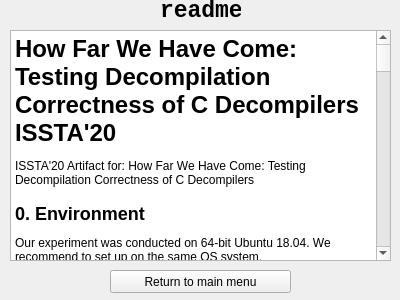
<?xml version="1.0" encoding="UTF-8"?>
<ui version="4.0">
 <class>DecFuzzer</class>
 <widget class="QWidget" name="DecFuzzer">
  <property name="geometry">
   <rect>
    <x>0</x>
    <y>0</y>
    <width>400</width>
    <height>300</height>
   </rect>
  </property>
  <property name="windowTitle">
   <string>Form</string>
  </property>
  <widget class="QLabel" name="label">
   <property name="geometry">
    <rect>
     <x>160</x>
     <y>0</y>
     <width>81</width>
     <height>21</height>
    </rect>
   </property>
   <property name="font">
    <font>
     <family>Consolas</family>
     <pointsize>17</pointsize>
     <weight>75</weight>
     <bold>true</bold>
    </font>
   </property>
   <property name="text">
    <string>readme</string>
   </property>
  </widget>
  <widget class="QPushButton" name="pushButton_3">
   <property name="geometry">
    <rect>
     <x>110</x>
     <y>270</y>
     <width>181</width>
     <height>23</height>
    </rect>
   </property>
   <property name="text">
    <string>Return to main menu</string>
   </property>
  </widget>
  <widget class="QTextBrowser" name="textBrowser">
   <property name="geometry">
    <rect>
     <x>10</x>
     <y>30</y>
     <width>381</width>
     <height>231</height>
    </rect>
   </property>
   <property name="html">
    <string>&lt;!DOCTYPE HTML PUBLIC &quot;-//W3C//DTD HTML 4.0//EN&quot; &quot;http://www.w3.org/TR/REC-html40/strict.dtd&quot;&gt;
&lt;html&gt;&lt;head&gt;&lt;meta name=&quot;qrichtext&quot; content=&quot;1&quot; /&gt;&lt;style type=&quot;text/css&quot;&gt;
p, li { white-space: pre-wrap; }
&lt;/style&gt;&lt;/head&gt;&lt;body style=&quot; font-family:'SimSun'; font-size:9pt; font-weight:400; font-style:normal;&quot;&gt;
&lt;h1 style=&quot; margin-top:18px; margin-bottom:12px; margin-left:0px; margin-right:0px; -qt-block-indent:0; text-indent:0px;&quot;&gt;&lt;span style=&quot; font-size:xx-large; font-weight:600;&quot;&gt;How Far We Have Come: Testing Decompilation Correctness of C Decompilers ISSTA'20 &lt;/span&gt;&lt;/h1&gt;
&lt;p style=&quot; margin-top:12px; margin-bottom:12px; margin-left:0px; margin-right:0px; -qt-block-indent:0; text-indent:0px;&quot;&gt;ISSTA'20 Artifact for: &lt;span style=&quot; font-family:'Courier New';&quot;&gt;How Far We Have Come: Testing Decompilation Correctness of C Decompilers&lt;/span&gt; &lt;/p&gt;
&lt;h2 style=&quot; margin-top:16px; margin-bottom:12px; margin-left:0px; margin-right:0px; -qt-block-indent:0; text-indent:0px;&quot;&gt;&lt;span style=&quot; font-size:x-large; font-weight:600;&quot;&gt;0. Environment &lt;/span&gt;&lt;/h2&gt;
&lt;p style=&quot; margin-top:12px; margin-bottom:12px; margin-left:0px; margin-right:0px; -qt-block-indent:0; text-indent:0px;&quot;&gt;Our experiment was conducted on &lt;span style=&quot; font-family:'Courier New';&quot;&gt;64-bit Ubuntu 18.04&lt;/span&gt;. We recommend to set up on the same OS system. &lt;/p&gt;
&lt;h2 style=&quot; margin-top:16px; margin-bottom:12px; margin-left:0px; margin-right:0px; -qt-block-indent:0; text-indent:0px;&quot;&gt;&lt;span style=&quot; font-size:x-large; font-weight:600;&quot;&gt;1. Project Structure &lt;/span&gt;&lt;/h2&gt;
&lt;ul style=&quot;margin-top: 0px; margin-bottom: 0px; margin-left: 0px; margin-right: 0px; -qt-list-indent: 1;&quot;&gt;&lt;li style=&quot;&quot; style=&quot; margin-top:12px; margin-bottom:0px; margin-left:0px; margin-right:0px; -qt-block-indent:0; text-indent:0px;&quot;&gt;&lt;span style=&quot; font-family:'Courier New';&quot;&gt;src/&lt;/span&gt;: source code directory&lt;/li&gt;
&lt;li style=&quot;&quot; style=&quot; margin-top:0px; margin-bottom:0px; margin-left:0px; margin-right:0px; -qt-block-indent:0; text-indent:0px;&quot;&gt;&lt;span style=&quot; font-family:'Courier New';&quot;&gt;runtime/&lt;/span&gt;: CSmith runtime library&lt;/li&gt;
&lt;li style=&quot;&quot; style=&quot; margin-top:0px; margin-bottom:12px; margin-left:0px; margin-right:0px; -qt-block-indent:0; text-indent:0px;&quot;&gt;&lt;span style=&quot; font-family:'Courier New';&quot;&gt;seed_for_retdec&lt;/span&gt; and &lt;span style=&quot; font-family:'Courier New';&quot;&gt;seed_for_r2&lt;/span&gt;: sample seeds for EMI testing (see clarifications below). &lt;/li&gt;&lt;/ul&gt;
&lt;h2 style=&quot; margin-top:16px; margin-bottom:12px; margin-left:0px; margin-right:0px; -qt-block-indent:0; text-indent:0px;&quot;&gt;&lt;span style=&quot; font-size:x-large; font-weight:600;&quot;&gt;2. Code Structure &lt;/span&gt;&lt;/h2&gt;
&lt;ul style=&quot;margin-top: 0px; margin-bottom: 0px; margin-left: 0px; margin-right: 0px; -qt-list-indent: 1;&quot;&gt;&lt;li style=&quot;&quot; style=&quot; margin-top:12px; margin-bottom:0px; margin-left:0px; margin-right:0px; -qt-block-indent:0; text-indent:0px;&quot;&gt;&lt;span style=&quot; font-family:'Courier New';&quot;&gt;fuzzer.py&lt;/span&gt;: main component to initialize a fuzzing test campaign by calling functions in this script&lt;/li&gt;
&lt;li style=&quot;&quot; style=&quot; margin-top:0px; margin-bottom:0px; margin-left:0px; margin-right:0px; -qt-block-indent:0; text-indent:0px;&quot;&gt;&lt;span style=&quot; font-family:'Courier New';&quot;&gt;generator.py&lt;/span&gt;: to compile and decompile files (to interact with Radare2 and IDA-Pro, we provide two scripts as follows; the other two decompilers can be used directly via command line)&lt;/li&gt;
&lt;ul style=&quot;margin-top: 0px; margin-bottom: 0px; margin-left: 0px; margin-right: 0px; -qt-list-indent: 2;&quot;&gt;&lt;li style=&quot;&quot; style=&quot; margin-top:0px; margin-bottom:0px; margin-left:0px; margin-right:0px; -qt-block-indent:0; text-indent:0px;&quot;&gt;&lt;span style=&quot; font-family:'Courier New';&quot;&gt;R2_decompile.py&lt;/span&gt;: to decompile with Radare2/Ghidra &lt;/li&gt;
&lt;li style=&quot;&quot; style=&quot; margin-top:0px; margin-bottom:0px; margin-left:0px; margin-right:0px; -qt-block-indent:0; text-indent:0px;&quot;&gt;&lt;span style=&quot; font-family:'Courier New';&quot;&gt;IDA_decompile.py&lt;/span&gt; and &lt;span style=&quot; font-family:'Courier New';&quot;&gt;idapy_decompile.py&lt;/span&gt;: to decompile with IDA (IDA-Pro is not provided in this Artifact Evaluation Package; see clarifications below)&lt;/li&gt;&lt;/ul&gt;
&lt;li style=&quot;&quot; style=&quot; margin-top:0px; margin-bottom:0px; margin-left:0px; margin-right:0px; -qt-block-indent:0; text-indent:0px;&quot;&gt;&lt;span style=&quot; font-family:'Courier New';&quot;&gt;EMI_generator.py&lt;/span&gt;: to generate EMI variants&lt;/li&gt;
&lt;ul style=&quot;margin-top: 0px; margin-bottom: 0px; margin-left: 0px; margin-right: 0px; -qt-list-indent: 2;&quot;&gt;&lt;li style=&quot;&quot; style=&quot; margin-top:0px; margin-bottom:0px; margin-left:0px; margin-right:0px; -qt-block-indent:0; text-indent:0px;&quot;&gt;&lt;span style=&quot; font-family:'Courier New';&quot;&gt;MySQL_connector.py&lt;/span&gt;: to connect MySQL, which is used in the implementation of EMI mutation&lt;/li&gt;
&lt;li style=&quot;&quot; style=&quot; margin-top:0px; margin-bottom:0px; margin-left:0px; margin-right:0px; -qt-block-indent:0; text-indent:0px;&quot;&gt;&lt;span style=&quot; font-family:'Courier New';&quot;&gt;CFG_measurer.py&lt;/span&gt;: to measure CFG distance of two programs (used for EMI mutation)&lt;/li&gt;
&lt;li style=&quot;&quot; style=&quot; margin-top:0px; margin-bottom:0px; margin-left:0px; margin-right:0px; -qt-block-indent:0; text-indent:0px;&quot;&gt;&lt;span style=&quot; font-family:'Courier New';&quot;&gt;ENV_Profiler.py&lt;/span&gt;: to provide live code EMI mutation function&lt;/li&gt;
&lt;li style=&quot;&quot; style=&quot; margin-top:0px; margin-bottom:0px; margin-left:0px; margin-right:0px; -qt-block-indent:0; text-indent:0px;&quot;&gt;&lt;span style=&quot; font-family:'Courier New';&quot;&gt;ContextTable.py&lt;/span&gt;: context structure&lt;/li&gt;&lt;/ul&gt;
&lt;li style=&quot;&quot; style=&quot; margin-top:0px; margin-bottom:0px; margin-left:0px; margin-right:0px; -qt-block-indent:0; text-indent:0px;&quot;&gt;&lt;span style=&quot; font-family:'Courier New';&quot;&gt;replacer.py&lt;/span&gt;: to replace main() in original code with decompilation result&lt;/li&gt;
&lt;ul style=&quot;margin-top: 0px; margin-bottom: 0px; margin-left: 0px; margin-right: 0px; -qt-list-indent: 2;&quot;&gt;&lt;li style=&quot;&quot; style=&quot; margin-top:0px; margin-bottom:0px; margin-left:0px; margin-right:0px; -qt-block-indent:0; text-indent:0px;&quot;&gt;&lt;span style=&quot; font-family:'Courier New';&quot;&gt;modifier.py&lt;/span&gt;: to replace custom macros in decompilation results&lt;/li&gt;&lt;/ul&gt;
&lt;li style=&quot;&quot; style=&quot; margin-top:0px; margin-bottom:0px; margin-left:0px; margin-right:0px; -qt-block-indent:0; text-indent:0px;&quot;&gt;&lt;span style=&quot; font-family:'Courier New';&quot;&gt;checker.py&lt;/span&gt;: to compare the output of the two programs for consistency&lt;/li&gt;
&lt;li style=&quot;&quot; style=&quot; margin-top:0px; margin-bottom:12px; margin-left:0px; margin-right:0px; -qt-block-indent:0; text-indent:0px;&quot;&gt;&lt;span style=&quot; font-family:'Courier New';&quot;&gt;Config.py&lt;/span&gt;: constant values/strings/paths &lt;/li&gt;&lt;/ul&gt;
&lt;h2 style=&quot; margin-top:16px; margin-bottom:12px; margin-left:0px; margin-right:0px; -qt-block-indent:0; text-indent:0px;&quot;&gt;&lt;span style=&quot; font-size:x-large; font-weight:600;&quot;&gt;3. Installation of dependencies &lt;/span&gt;&lt;/h2&gt;
&lt;h3 style=&quot; margin-top:14px; margin-bottom:12px; margin-left:0px; margin-right:0px; -qt-block-indent:0; text-indent:0px;&quot;&gt;&lt;span style=&quot; font-size:large; font-weight:600;&quot;&gt;3.0. Libraries and tools: &lt;/span&gt;&lt;/h3&gt;
&lt;p style=&quot; margin-top:12px; margin-bottom:0px; margin-left:0px; margin-right:0px; -qt-block-indent:0; text-indent:0px;&quot;&gt;&lt;span style=&quot; font-family:'Courier New';&quot;&gt;sudo apt install gcc-multilib&lt;/span&gt;&lt;/p&gt;
&lt;p style=&quot; margin-top:0px; margin-bottom:0px; margin-left:0px; margin-right:0px; -qt-block-indent:0; text-indent:0px;&quot;&gt;&lt;span style=&quot; font-family:'Courier New';&quot;&gt;sudo apt install m4&lt;/span&gt;&lt;/p&gt;
&lt;p style=&quot; margin-top:0px; margin-bottom:0px; margin-left:0px; margin-right:0px; -qt-block-indent:0; text-indent:0px;&quot;&gt;&lt;span style=&quot; font-family:'Courier New';&quot;&gt;sudo apt install openssl libssl-dev -y&lt;/span&gt;&lt;/p&gt;
&lt;p style=&quot; margin-top:0px; margin-bottom:0px; margin-left:0px; margin-right:0px; -qt-block-indent:0; text-indent:0px;&quot;&gt;&lt;span style=&quot; font-family:'Courier New';&quot;&gt;sudo apt install flex bison&lt;/span&gt;&lt;/p&gt;
&lt;p style=&quot; margin-top:0px; margin-bottom:12px; margin-left:0px; margin-right:0px; -qt-block-indent:0; text-indent:0px;&quot;&gt;&lt;span style=&quot; font-family:'Courier New';&quot;&gt;sudo apt install pkg-config &lt;/span&gt;&lt;/p&gt;
&lt;p style=&quot; margin-top:12px; margin-bottom:12px; margin-left:0px; margin-right:0px; -qt-block-indent:0; text-indent:0px;&quot;&gt;&lt;span style=&quot; font-family:'Courier New';&quot;&gt;Cmake&lt;/span&gt; version 3.12 or later is needed to build r2ghidra-dec. To install latest version of Cmake, download source code from &lt;a href=&quot;https://github.com/Kitware/CMake/releases/download/v3.16.6/cmake-3.16.6.tar.gz&quot;&gt;&lt;span style=&quot; text-decoration: underline; color:#0000ff;&quot;&gt;here&lt;/span&gt;&lt;/a&gt;, and then build it following instructions on their &lt;a href=&quot;https://cmake.org/install/&quot;&gt;&lt;span style=&quot; text-decoration: underline; color:#0000ff;&quot;&gt;website&lt;/span&gt;&lt;/a&gt;: &lt;/p&gt;
&lt;p style=&quot; margin-top:12px; margin-bottom:0px; margin-left:0px; margin-right:0px; -qt-block-indent:0; text-indent:0px;&quot;&gt;&lt;span style=&quot; font-family:'Courier New';&quot;&gt;./bootstrap&lt;/span&gt;&lt;/p&gt;
&lt;p style=&quot; margin-top:0px; margin-bottom:0px; margin-left:0px; margin-right:0px; -qt-block-indent:0; text-indent:0px;&quot;&gt;&lt;span style=&quot; font-family:'Courier New';&quot;&gt;make &lt;/span&gt;&lt;/p&gt;
&lt;p style=&quot; margin-top:0px; margin-bottom:12px; margin-left:0px; margin-right:0px; -qt-block-indent:0; text-indent:0px;&quot;&gt;&lt;span style=&quot; font-family:'Courier New';&quot;&gt;sudo make install &lt;/span&gt;&lt;/p&gt;
&lt;h3 style=&quot; margin-top:14px; margin-bottom:12px; margin-left:0px; margin-right:0px; -qt-block-indent:0; text-indent:0px;&quot;&gt;&lt;span style=&quot; font-size:large; font-weight:600;&quot;&gt;3.1. MySQL &lt;/span&gt;&lt;/h3&gt;
&lt;p style=&quot; margin-top:12px; margin-bottom:12px; margin-left:0px; margin-right:0px; -qt-block-indent:0; text-indent:0px;&quot;&gt;MySQL is used in EMI mutation. To install it on Ubuntu: &lt;/p&gt;
&lt;p style=&quot; margin-top:12px; margin-bottom:12px; margin-left:0px; margin-right:0px; -qt-block-indent:0; text-indent:0px;&quot;&gt;&lt;span style=&quot; font-family:'Courier New';&quot;&gt;apt-get install mysql-server &lt;/span&gt;&lt;/p&gt;
&lt;p style=&quot; margin-top:12px; margin-bottom:12px; margin-left:0px; margin-right:0px; -qt-block-indent:0; text-indent:0px;&quot;&gt;Then start mysql service: &lt;/p&gt;
&lt;p style=&quot; margin-top:12px; margin-bottom:12px; margin-left:0px; margin-right:0px; -qt-block-indent:0; text-indent:0px;&quot;&gt;&lt;span style=&quot; font-family:'Courier New';&quot;&gt;service mysql start &lt;/span&gt;&lt;/p&gt;
&lt;p style=&quot; margin-top:12px; margin-bottom:12px; margin-left:0px; margin-right:0px; -qt-block-indent:0; text-indent:0px;&quot;&gt;&lt;span style=&quot; font-weight:600;&quot;&gt;Remember to update &lt;/span&gt;&lt;span style=&quot; font-family:'Courier New'; font-weight:600;&quot;&gt;user&lt;/span&gt;&lt;span style=&quot; font-weight:600;&quot;&gt; and &lt;/span&gt;&lt;span style=&quot; font-family:'Courier New'; font-weight:600;&quot;&gt;passwd&lt;/span&gt;&lt;span style=&quot; font-weight:600;&quot;&gt; in MySQL_connector.py&lt;/span&gt; if you set another user and password. You can check your default user and password by: &lt;/p&gt;
&lt;p style=&quot; margin-top:12px; margin-bottom:12px; margin-left:0px; margin-right:0px; -qt-block-indent:0; text-indent:0px;&quot;&gt;&lt;span style=&quot; font-family:'Courier New';&quot;&gt;sudo cat /etc/mysql/debian.cnf &lt;/span&gt;&lt;/p&gt;
&lt;h3 style=&quot; margin-top:14px; margin-bottom:12px; margin-left:0px; margin-right:0px; -qt-block-indent:0; text-indent:0px;&quot;&gt;&lt;span style=&quot; font-size:large; font-weight:600;&quot;&gt;3.2. PyMySQL &lt;/span&gt;&lt;/h3&gt;
&lt;p style=&quot; margin-top:12px; margin-bottom:12px; margin-left:0px; margin-right:0px; -qt-block-indent:0; text-indent:0px;&quot;&gt;To install the MySQL Driver for Python3: &lt;/p&gt;
&lt;p style=&quot; margin-top:12px; margin-bottom:0px; margin-left:0px; margin-right:0px; -qt-block-indent:0; text-indent:0px;&quot;&gt;&lt;span style=&quot; font-family:'Courier New';&quot;&gt;apt-get install python3-pip&lt;/span&gt;&lt;/p&gt;
&lt;p style=&quot; margin-top:0px; margin-bottom:12px; margin-left:0px; margin-right:0px; -qt-block-indent:0; text-indent:0px;&quot;&gt;&lt;span style=&quot; font-family:'Courier New';&quot;&gt;pip3 install PyMySQL &lt;/span&gt;&lt;/p&gt;
&lt;h3 style=&quot; margin-top:14px; margin-bottom:12px; margin-left:0px; margin-right:0px; -qt-block-indent:0; text-indent:0px;&quot;&gt;&lt;span style=&quot; font-size:large; font-weight:600;&quot;&gt;3.3. Decompilers &lt;/span&gt;&lt;/h3&gt;
&lt;p style=&quot; margin-top:12px; margin-bottom:12px; margin-left:0px; margin-right:0px; -qt-block-indent:0; text-indent:0px;&quot;&gt;As reported in the paper, four decompilers are tested as follows: &lt;/p&gt;
&lt;ul style=&quot;margin-top: 0px; margin-bottom: 0px; margin-left: 0px; margin-right: 0px; -qt-list-indent: 1;&quot;&gt;&lt;li style=&quot;&quot; style=&quot; margin-top:12px; margin-bottom:0px; margin-left:0px; margin-right:0px; -qt-block-indent:0; text-indent:0px;&quot;&gt;IDA Pro: &lt;a href=&quot;https://www.hex-rays.com/products/ida/ &quot;&gt;&lt;span style=&quot; text-decoration: underline; color:#0000ff;&quot;&gt;https://www.hex-rays.com/products/ida/&lt;/span&gt;&lt;/a&gt;&lt;/li&gt;
&lt;li style=&quot;&quot; style=&quot; margin-top:0px; margin-bottom:0px; margin-left:0px; margin-right:0px; -qt-block-indent:0; text-indent:0px;&quot;&gt;JEB3: &lt;a href=&quot;https://www.pnfsoftware.com/&quot;&gt;&lt;span style=&quot; text-decoration: underline; color:#0000ff;&quot;&gt;https://www.pnfsoftware.com/&lt;/span&gt;&lt;/a&gt;&lt;/li&gt;
&lt;li style=&quot;&quot; style=&quot; margin-top:0px; margin-bottom:0px; margin-left:0px; margin-right:0px; -qt-block-indent:0; text-indent:0px;&quot;&gt;RetDec: &lt;a href=&quot;https://retdec.com/&quot;&gt;&lt;span style=&quot; text-decoration: underline; color:#0000ff;&quot;&gt;https://retdec.com/&lt;/span&gt;&lt;/a&gt;&lt;/li&gt;
&lt;li style=&quot;&quot; style=&quot; margin-top:0px; margin-bottom:12px; margin-left:0px; margin-right:0px; -qt-block-indent:0; text-indent:0px;&quot;&gt;Radare2: &lt;a href=&quot;https://www.radare.org/n/radare2.html&quot;&gt;&lt;span style=&quot; text-decoration: underline; color:#0000ff;&quot;&gt;https://www.radare.org/n/radare2.html&lt;/span&gt;&lt;/a&gt; (we tested the r2ghidra plugin of Radare2, more specifically) &lt;/li&gt;&lt;/ul&gt;
&lt;p style=&quot; margin-top:12px; margin-bottom:12px; margin-left:0px; margin-right:0px; -qt-block-indent:0; text-indent:0px;&quot;&gt;We note that &lt;span style=&quot; font-style:italic;&quot;&gt;IDA Pro&lt;/span&gt; and &lt;span style=&quot; font-style:italic;&quot;&gt;JEB3&lt;/span&gt; are commercial tools, and we decide to not provide them in this artifact evaluation phase. Instead, we provide instructions to setup the other two free decompilers &lt;span style=&quot; font-style:italic;&quot;&gt;RetDec&lt;/span&gt; and &lt;span style=&quot; font-style:italic;&quot;&gt;Radare2&lt;/span&gt; with &lt;span style=&quot; font-style:italic;&quot;&gt;Ghidra&lt;/span&gt; plugin. We assure that two commercial decompilers are tested in exactly the same way. &lt;/p&gt;
&lt;h4 style=&quot; margin-top:12px; margin-bottom:12px; margin-left:0px; margin-right:0px; -qt-block-indent:0; text-indent:0px;&quot;&gt;&lt;span style=&quot; font-size:medium; font-weight:600;&quot;&gt;3.3.1. Radare2 and r2ghidra &lt;/span&gt;&lt;/h4&gt;
&lt;p style=&quot; margin-top:12px; margin-bottom:12px; margin-left:0px; margin-right:0px; -qt-block-indent:0; text-indent:0px;&quot;&gt;To install Radare2: &lt;/p&gt;
&lt;p style=&quot; margin-top:12px; margin-bottom:0px; margin-left:0px; margin-right:0px; -qt-block-indent:0; text-indent:0px;&quot;&gt;&lt;span style=&quot; font-family:'Courier New';&quot;&gt;git clone https://github.com/radareorg/radare2&lt;/span&gt;&lt;/p&gt;
&lt;p style=&quot; margin-top:0px; margin-bottom:12px; margin-left:0px; margin-right:0px; -qt-block-indent:0; text-indent:0px;&quot;&gt;&lt;span style=&quot; font-family:'Courier New';&quot;&gt;cd radare2 ; sys/install.sh ; cd .. &lt;/span&gt;&lt;/p&gt;
&lt;p style=&quot; margin-top:12px; margin-bottom:12px; margin-left:0px; margin-right:0px; -qt-block-indent:0; text-indent:0px;&quot;&gt;We use commit 06ab29b93cb0168a8ec1cb39f860c6b990678838 when writing this README. &lt;/p&gt;
&lt;p style=&quot; margin-top:12px; margin-bottom:12px; margin-left:0px; margin-right:0px; -qt-block-indent:0; text-indent:0px;&quot;&gt;To further install the Ghidra decompiler plugin (named r2ghidra): &lt;/p&gt;
&lt;p style=&quot; margin-top:12px; margin-bottom:0px; margin-left:0px; margin-right:0px; -qt-block-indent:0; text-indent:0px;&quot;&gt;&lt;span style=&quot; font-family:'Courier New';&quot;&gt;r2pm update&lt;/span&gt;&lt;/p&gt;
&lt;p style=&quot; margin-top:0px; margin-bottom:12px; margin-left:0px; margin-right:0px; -qt-block-indent:0; text-indent:0px;&quot;&gt;&lt;span style=&quot; font-family:'Courier New';&quot;&gt;r2pm -i r2ghidra-dec &lt;/span&gt;&lt;/p&gt;
&lt;p style=&quot; margin-top:12px; margin-bottom:12px; margin-left:0px; margin-right:0px; -qt-block-indent:0; text-indent:0px;&quot;&gt;Then we need to install r2pipe to use our decompiler script &lt;span style=&quot; font-style:italic;&quot;&gt;R2_decompile.py&lt;/span&gt;: &lt;/p&gt;
&lt;p style=&quot; margin-top:12px; margin-bottom:12px; margin-left:0px; margin-right:0px; -qt-block-indent:0; text-indent:0px;&quot;&gt;&lt;span style=&quot; font-family:'Courier New';&quot;&gt;pip3 install r2pipe &lt;/span&gt;&lt;/p&gt;
&lt;h4 style=&quot; margin-top:12px; margin-bottom:12px; margin-left:0px; margin-right:0px; -qt-block-indent:0; text-indent:0px;&quot;&gt;&lt;span style=&quot; font-size:medium; font-weight:600;&quot;&gt;3.3.2. RetDec &lt;/span&gt;&lt;/h4&gt;
&lt;p style=&quot; margin-top:12px; margin-bottom:12px; margin-left:0px; margin-right:0px; -qt-block-indent:0; text-indent:0px;&quot;&gt;To install RetDec, we recommend to download and unpack &lt;a href=&quot;https://github.com/avast/retdec/releases&quot;&gt;&lt;span style=&quot; text-decoration: underline; color:#0000ff;&quot;&gt;pre-built package&lt;/span&gt;&lt;/a&gt; to save time, you can also build from source code following the instructions on their &lt;a href=&quot;https://github.com/avast/retdec&quot;&gt;&lt;span style=&quot; text-decoration: underline; color:#0000ff;&quot;&gt;github page&lt;/span&gt;&lt;/a&gt; (note that the size of unpacked RetDec is about 5.5 GB.) &lt;/p&gt;
&lt;p style=&quot; margin-top:12px; margin-bottom:12px; margin-left:0px; margin-right:0px; -qt-block-indent:0; text-indent:0px;&quot;&gt;Download and unpack the pre-built RetDec (ver. 4.0) for Ubuntu at &lt;a href=&quot;https://github.com/avast/retdec/releases/download/v4.0/retdec-v4.0-ubuntu-64b.tar.xz&quot;&gt;&lt;span style=&quot; text-decoration: underline; color:#0000ff;&quot;&gt;here&lt;/span&gt;&lt;/a&gt;, then you can use &lt;span style=&quot; font-family:'Courier New';&quot;&gt;retdec-decompiler.py&lt;/span&gt; under &lt;span style=&quot; font-family:'Courier New';&quot;&gt;retdec/bin/&lt;/span&gt;. &lt;/p&gt;
&lt;p style=&quot; margin-top:12px; margin-bottom:12px; margin-left:0px; margin-right:0px; -qt-block-indent:0; text-indent:0px;&quot;&gt;&lt;span style=&quot; font-weight:600;&quot;&gt;Remember to update the absolute path to &lt;/span&gt;&lt;span style=&quot; font-family:'Courier New'; font-weight:600;&quot;&gt;retdec-decompiler.py&lt;/span&gt;&lt;span style=&quot; font-weight:600;&quot;&gt; in &lt;/span&gt;&lt;span style=&quot; font-weight:600; font-style:italic;&quot;&gt;Config.py&lt;/span&gt;&lt;span style=&quot; font-weight:600;&quot;&gt;.&lt;/span&gt; For example: &lt;/p&gt;
&lt;p style=&quot; margin-top:12px; margin-bottom:12px; margin-left:0px; margin-right:0px; -qt-block-indent:0; text-indent:0px;&quot;&gt;&lt;span style=&quot; font-family:'Courier New';&quot;&gt;RetDec_absolute_path = '/home/fuzz/Documents/retdec-install/bin/retdec-decompiler.py' &lt;/span&gt;&lt;/p&gt;
&lt;h2 style=&quot; margin-top:16px; margin-bottom:12px; margin-left:0px; margin-right:0px; -qt-block-indent:0; text-indent:0px;&quot;&gt;&lt;span style=&quot; font-size:x-large; font-weight:600;&quot;&gt;4. Reproducing experimental results &lt;/span&gt;&lt;/h2&gt;
&lt;h3 style=&quot; margin-top:14px; margin-bottom:12px; margin-left:0px; margin-right:0px; -qt-block-indent:0; text-indent:0px;&quot;&gt;&lt;span style=&quot; font-size:large; font-weight:600;&quot;&gt;4.1. Setup &lt;/span&gt;&lt;/h3&gt;
&lt;p style=&quot; margin-top:12px; margin-bottom:12px; margin-left:0px; margin-right:0px; -qt-block-indent:0; text-indent:0px;&quot;&gt;Clone this repository &lt;/p&gt;
&lt;p style=&quot; margin-top:12px; margin-bottom:12px; margin-left:0px; margin-right:0px; -qt-block-indent:0; text-indent:0px;&quot;&gt;&lt;span style=&quot; font-family:'Courier New';&quot;&gt;git clone https://github.com/monkbai/DecFuzzer.git &lt;/span&gt;&lt;/p&gt;
&lt;p style=&quot; margin-top:12px; margin-bottom:12px; margin-left:0px; margin-right:0px; -qt-block-indent:0; text-indent:0px;&quot;&gt;Then do not forget to &lt;span style=&quot; font-weight:600;&quot;&gt;update the absolute path to csmith runtime &lt;/span&gt;&lt;span style=&quot; font-family:'Courier New'; font-weight:600;&quot;&gt;runtime_dir&lt;/span&gt;&lt;span style=&quot; font-weight:600;&quot;&gt; in &lt;/span&gt;&lt;span style=&quot; font-weight:600; font-style:italic;&quot;&gt;Config.py&lt;/span&gt;&lt;span style=&quot; font-weight:600;&quot;&gt;.&lt;/span&gt; For example: &lt;/p&gt;
&lt;p style=&quot; margin-top:12px; margin-bottom:12px; margin-left:0px; margin-right:0px; -qt-block-indent:0; text-indent:0px;&quot;&gt;&lt;span style=&quot; font-family:'Courier New';&quot;&gt;runtime_dir = '/home/fuzz/Documents/DecFuzzer/runtime/' &lt;/span&gt;&lt;/p&gt;
&lt;h3 style=&quot; margin-top:14px; margin-bottom:12px; margin-left:0px; margin-right:0px; -qt-block-indent:0; text-indent:0px;&quot;&gt;&lt;span style=&quot; font-size:large; font-weight:600;&quot;&gt;4.2. Reproducing experimental results &lt;/span&gt;&lt;/h3&gt;
&lt;p style=&quot; margin-top:12px; margin-bottom:12px; margin-left:0px; margin-right:0px; -qt-block-indent:0; text-indent:0px;&quot;&gt;&lt;span style=&quot; font-family:'Courier New';&quot;&gt;python3 run.py &lt;/span&gt;&lt;/p&gt;
&lt;p style=&quot; margin-top:12px; margin-bottom:12px; margin-left:0px; margin-right:0px; -qt-block-indent:0; text-indent:0px;&quot;&gt;The script &lt;span style=&quot; font-family:'Courier New';&quot;&gt;run.py&lt;/span&gt; will run fuzzing test on &lt;span style=&quot; font-style:italic;&quot;&gt;RetDec&lt;/span&gt; and &lt;span style=&quot; font-style:italic;&quot;&gt;r2ghidra&lt;/span&gt;, separately. It will first test 1000 csmith generated programs in directory &lt;span style=&quot; font-family:'Courier New';&quot;&gt;./seed_for_[retdec|r2]&lt;/span&gt;, the result will be stored in &lt;span style=&quot; font-family:'Courier New';&quot;&gt;./seed_for_[retdec|r2]/result/&lt;/span&gt; and &lt;span style=&quot; font-family:'Courier New';&quot;&gt;./seed_for_[retdec|r2]/error/&lt;/span&gt;, the EMI variants will be stored in &lt;span style=&quot; font-family:'Courier New';&quot;&gt;./seed_for_[retdec|r2]/emi/&lt;/span&gt;. &lt;/p&gt;
&lt;p style=&quot; margin-top:12px; margin-bottom:12px; margin-left:0px; margin-right:0px; -qt-block-indent:0; text-indent:0px;&quot;&gt;Then it will test all generated EMI variants, the results are stored in a similar manner. &lt;/p&gt;
&lt;p style=&quot; margin-top:12px; margin-bottom:12px; margin-left:0px; margin-right:0px; -qt-block-indent:0; text-indent:0px;&quot;&gt;It will take several hours to finish the whole process. While it's unlikely to get exactly the same number (since randomness is involved in generating EMI mutations), it should give a very close number reported in Table 3 in our paper. &lt;/p&gt;
&lt;h3 style=&quot; margin-top:14px; margin-bottom:12px; margin-left:0px; margin-right:0px; -qt-block-indent:0; text-indent:0px;&quot;&gt;&lt;span style=&quot; font-size:large; font-weight:600;&quot;&gt;4.4. Access to data &lt;/span&gt;&lt;/h3&gt;
&lt;p style=&quot; margin-top:12px; margin-bottom:12px; margin-left:0px; margin-right:0px; -qt-block-indent:0; text-indent:0px;&quot;&gt;Meanwhile, for the ease of understanding/checking our results reported in the paper, We also provide all Csmith generated programs and EMI mutations which can be used to re-produce findings in Table 3, you can download them from &lt;a href=&quot;https://www.dropbox.com/sh/kqw7e19snfeukai/AADHZ45TAL9Kxi7v9nmdXfLCa?dl=0&quot;&gt;&lt;span style=&quot; text-decoration: underline; color:#0000ff;&quot;&gt;here&lt;/span&gt;&lt;/a&gt;. &lt;/p&gt;
&lt;p style=&quot; margin-top:12px; margin-bottom:12px; margin-left:0px; margin-right:0px; -qt-block-indent:0; text-indent:0px;&quot;&gt;Then, you can reproduce the experiment results using the 'reproduce.py` script we provided. It takes two steps: &lt;/p&gt;
&lt;p style=&quot; margin-top:12px; margin-bottom:12px; margin-left:0px; margin-right:0px; -qt-block-indent:0; text-indent:0px;&quot;&gt;&lt;span style=&quot; font-weight:600;&quot;&gt;Step 1&lt;/span&gt; &lt;/p&gt;
&lt;p style=&quot; margin-top:12px; margin-bottom:12px; margin-left:0px; margin-right:0px; -qt-block-indent:0; text-indent:0px;&quot;&gt;Put all the C source files to be tested in a directory. For instance, to test RetDec, downloading the corresponding folder from Dropbox will result into the following folder structure: &lt;/p&gt;
&lt;p style=&quot; margin-top:12px; margin-bottom:0px; margin-left:0px; margin-right:0px; -qt-block-indent:0; text-indent:0px;&quot;&gt;&lt;span style=&quot; font-family:'Courier New';&quot;&gt;➜  ~ tree retdec_folder&lt;/span&gt;&lt;/p&gt;
&lt;p style=&quot; margin-top:0px; margin-bottom:0px; margin-left:0px; margin-right:0px; -qt-block-indent:0; text-indent:0px;&quot;&gt;&lt;span style=&quot; font-family:'Courier New';&quot;&gt;retdec_folder&lt;/span&gt;&lt;/p&gt;
&lt;p style=&quot; margin-top:0px; margin-bottom:0px; margin-left:0px; margin-right:0px; -qt-block-indent:0; text-indent:0px;&quot;&gt;&lt;span style=&quot; font-family:'Courier New';&quot;&gt;├── cmisth_files&lt;/span&gt;&lt;/p&gt;
&lt;p style=&quot; margin-top:0px; margin-bottom:0px; margin-left:0px; margin-right:0px; -qt-block-indent:0; text-indent:0px;&quot;&gt;&lt;span style=&quot; font-family:'Courier New';&quot;&gt;│   ├── error&lt;/span&gt;&lt;/p&gt;
&lt;p style=&quot; margin-top:0px; margin-bottom:0px; margin-left:0px; margin-right:0px; -qt-block-indent:0; text-indent:0px;&quot;&gt;&lt;span style=&quot; font-family:'Courier New';&quot;&gt;│   └── result&lt;/span&gt;&lt;/p&gt;
&lt;p style=&quot; margin-top:0px; margin-bottom:0px; margin-left:0px; margin-right:0px; -qt-block-indent:0; text-indent:0px;&quot;&gt;&lt;span style=&quot; font-family:'Courier New';&quot;&gt;└── emi_files&lt;/span&gt;&lt;/p&gt;
&lt;p style=&quot; margin-top:0px; margin-bottom:0px; margin-left:0px; margin-right:0px; -qt-block-indent:0; text-indent:0px;&quot;&gt;&lt;span style=&quot; font-family:'Courier New';&quot;&gt;    ├── error&lt;/span&gt;&lt;/p&gt;
&lt;p style=&quot; margin-top:0px; margin-bottom:12px; margin-left:0px; margin-right:0px; -qt-block-indent:0; text-indent:0px;&quot;&gt;&lt;span style=&quot; font-family:'Courier New';&quot;&gt;    └── result &lt;/span&gt;&lt;/p&gt;
&lt;p style=&quot; margin-top:12px; margin-bottom:12px; margin-left:0px; margin-right:0px; -qt-block-indent:0; text-indent:0px;&quot;&gt;Our current results are put inside “error” and “result” subfolders. So before testing, consider removing those four subfolders. &lt;/p&gt;
&lt;p style=&quot; margin-top:12px; margin-bottom:12px; margin-left:0px; margin-right:0px; -qt-block-indent:0; text-indent:0px;&quot;&gt;&lt;span style=&quot; font-weight:600;&quot;&gt;Step 2&lt;/span&gt; &lt;/p&gt;
&lt;p style=&quot; margin-top:12px; margin-bottom:12px; margin-left:0px; margin-right:0px; -qt-block-indent:0; text-indent:0px;&quot;&gt;Run &lt;span style=&quot; font-family:'Courier New';&quot;&gt;./reproduce.py&lt;/span&gt; like: &lt;/p&gt;
&lt;p style=&quot; margin-top:12px; margin-bottom:12px; margin-left:0px; margin-right:0px; -qt-block-indent:0; text-indent:0px;&quot;&gt;&lt;span style=&quot; font-family:'Courier New';&quot;&gt;python3 ./reproduce.py --decompiler &amp;lt;decompiler name&amp;gt; --files_dir &amp;lt;directory to C files&amp;gt; &lt;/span&gt;&lt;/p&gt;
&lt;p style=&quot; margin-top:12px; margin-bottom:12px; margin-left:0px; margin-right:0px; -qt-block-indent:0; text-indent:0px;&quot;&gt;For instance, &lt;/p&gt;
&lt;p style=&quot; margin-top:12px; margin-bottom:12px; margin-left:0px; margin-right:0px; -qt-block-indent:0; text-indent:0px;&quot;&gt;&lt;span style=&quot; font-family:'Courier New';&quot;&gt;python3 ./reproduce.py --decompiler retdec --files_dir retdec_folder/emi_files &lt;/span&gt;&lt;/p&gt;
&lt;p style=&quot; margin-top:12px; margin-bottom:12px; margin-left:0px; margin-right:0px; -qt-block-indent:0; text-indent:0px;&quot;&gt;And &lt;/p&gt;
&lt;p style=&quot; margin-top:12px; margin-bottom:12px; margin-left:0px; margin-right:0px; -qt-block-indent:0; text-indent:0px;&quot;&gt;&lt;span style=&quot; font-family:'Courier New';&quot;&gt; python3 ./reproduce.py --decompiler retdec --files_dir retdec_folder/csmith_files &lt;/span&gt;&lt;/p&gt;
&lt;p style=&quot; margin-top:12px; margin-bottom:12px; margin-left:0px; margin-right:0px; -qt-block-indent:0; text-indent:0px;&quot;&gt;Indeed, &lt;span style=&quot; font-family:'Courier New';&quot;&gt;reproduce.py&lt;/span&gt; is designed such that when users want to test our four decompilers, then can specify the &lt;span style=&quot; font-family:'Courier New';&quot;&gt;--decompiler&lt;/span&gt; parameter with: &lt;span style=&quot; font-family:'Courier New';&quot;&gt;retdec&lt;/span&gt;, &lt;span style=&quot; font-family:'Courier New';&quot;&gt;r2&lt;/span&gt;, &lt;span style=&quot; font-family:'Courier New';&quot;&gt;jeb&lt;/span&gt; or &lt;span style=&quot; font-family:'Courier New';&quot;&gt;ida&lt;/span&gt;. Also, in addition to directly taking EMI or CSmith generated C files as the inputs, &lt;span style=&quot; font-family:'Courier New';&quot;&gt;reproduce.py&lt;/span&gt; also provides another option &lt;span style=&quot; font-family:'Courier New';&quot;&gt;--EMI&lt;/span&gt; to enable the generation of new EMI variants along the testing. For example: &lt;/p&gt;
&lt;p style=&quot; margin-top:12px; margin-bottom:12px; margin-left:0px; margin-right:0px; -qt-block-indent:0; text-indent:0px;&quot;&gt;&lt;span style=&quot; font-family:'Courier New';&quot;&gt;python3 ./reproduce.py --decompiler r2 --files_dir ./radare2_folder/csmith_files --emi_dir ./new_seed_for_radare2/emi --EMI &lt;/span&gt;&lt;/p&gt;
&lt;p style=&quot; margin-top:12px; margin-bottom:12px; margin-left:0px; margin-right:0px; -qt-block-indent:0; text-indent:0px;&quot;&gt;Where &lt;span style=&quot; font-family:'Courier New';&quot;&gt;--emi_dir&lt;/span&gt; accompanies &lt;span style=&quot; font-family:'Courier New';&quot;&gt;--EMI&lt;/span&gt; to specify the output directory of newly generated EMI variants. &lt;/p&gt;
&lt;h3 style=&quot; margin-top:14px; margin-bottom:12px; margin-left:0px; margin-right:0px; -qt-block-indent:0; text-indent:0px;&quot;&gt;&lt;span style=&quot; font-size:large; font-weight:600;&quot;&gt;4.5. Interpret Result &lt;/span&gt;&lt;/h3&gt;
&lt;p style=&quot; margin-top:12px; margin-bottom:12px; margin-left:0px; margin-right:0px; -qt-block-indent:0; text-indent:0px;&quot;&gt;As noted in our paper, suppose a C file &lt;span style=&quot; font-family:'Courier New';&quot;&gt;10.c&lt;/span&gt; is to be tested, it will be compiled first: &lt;/p&gt;
&lt;p style=&quot; margin-top:12px; margin-bottom:12px; margin-left:0px; margin-right:0px; -qt-block-indent:0; text-indent:0px;&quot;&gt;&lt;span style=&quot; font-family:'Courier New';&quot;&gt;10.c == compile ==&amp;gt; 10 &lt;/span&gt;&lt;/p&gt;
&lt;p style=&quot; margin-top:12px; margin-bottom:12px; margin-left:0px; margin-right:0px; -qt-block-indent:0; text-indent:0px;&quot;&gt;Then the executable &lt;span style=&quot; font-family:'Courier New';&quot;&gt;10&lt;/span&gt; will be decompiled by corresponding decompiler: &lt;/p&gt;
&lt;p style=&quot; margin-top:12px; margin-bottom:12px; margin-left:0px; margin-right:0px; -qt-block-indent:0; text-indent:0px;&quot;&gt;&lt;span style=&quot; font-family:'Courier New';&quot;&gt;10 == decompile ==&amp;gt; 10_retdec.c or 10_r2.c &lt;/span&gt;&lt;/p&gt;
&lt;p style=&quot; margin-top:12px; margin-bottom:12px; margin-left:0px; margin-right:0px; -qt-block-indent:0; text-indent:0px;&quot;&gt;We try to generate a new compilable file by replacing &lt;span style=&quot; font-family:'Courier New';&quot;&gt;func_1&lt;/span&gt; function in &lt;span style=&quot; font-family:'Courier New';&quot;&gt;10.c&lt;/span&gt; with code in &lt;span style=&quot; font-family:'Courier New';&quot;&gt;10_retdec.c&lt;/span&gt; or &lt;span style=&quot; font-family:'Courier New';&quot;&gt;10_r2.c&lt;/span&gt;: &lt;/p&gt;
&lt;p style=&quot; margin-top:12px; margin-bottom:12px; margin-left:0px; margin-right:0px; -qt-block-indent:0; text-indent:0px;&quot;&gt;&lt;span style=&quot; font-family:'Courier New';&quot;&gt;10_retdec.c or 10_r2.c == replace ==&amp;gt; 10_new.c == recompile ==&amp;gt; 10_new &lt;/span&gt;&lt;/p&gt;
&lt;p style=&quot; margin-top:12px; margin-bottom:12px; margin-left:0px; margin-right:0px; -qt-block-indent:0; text-indent:0px;&quot;&gt;If recompilation is failed, the source code is stored in &lt;span style=&quot; font-family:'Courier New';&quot;&gt;error&lt;/span&gt; folder and error information is logged in &lt;span style=&quot; font-family:'Courier New';&quot;&gt;error/error_log.txt&lt;/span&gt;. &lt;/p&gt;
&lt;p style=&quot; margin-top:12px; margin-bottom:12px; margin-left:0px; margin-right:0px; -qt-block-indent:0; text-indent:0px;&quot;&gt;Finally, we compare the outputs of &lt;span style=&quot; font-family:'Courier New';&quot;&gt;10&lt;/span&gt; and &lt;span style=&quot; font-family:'Courier New';&quot;&gt;10_new&lt;/span&gt;, if they yield different outputs, it will be stored in &lt;span style=&quot; font-family:'Courier New';&quot;&gt;result&lt;/span&gt; and logged in &lt;span style=&quot; font-family:'Courier New';&quot;&gt;result/result_log.txt&lt;/span&gt;.&lt;/p&gt;&lt;/body&gt;&lt;/html&gt;</string>
   </property>
  </widget>
 </widget>
 <resources/>
 <connections/>
</ui>
